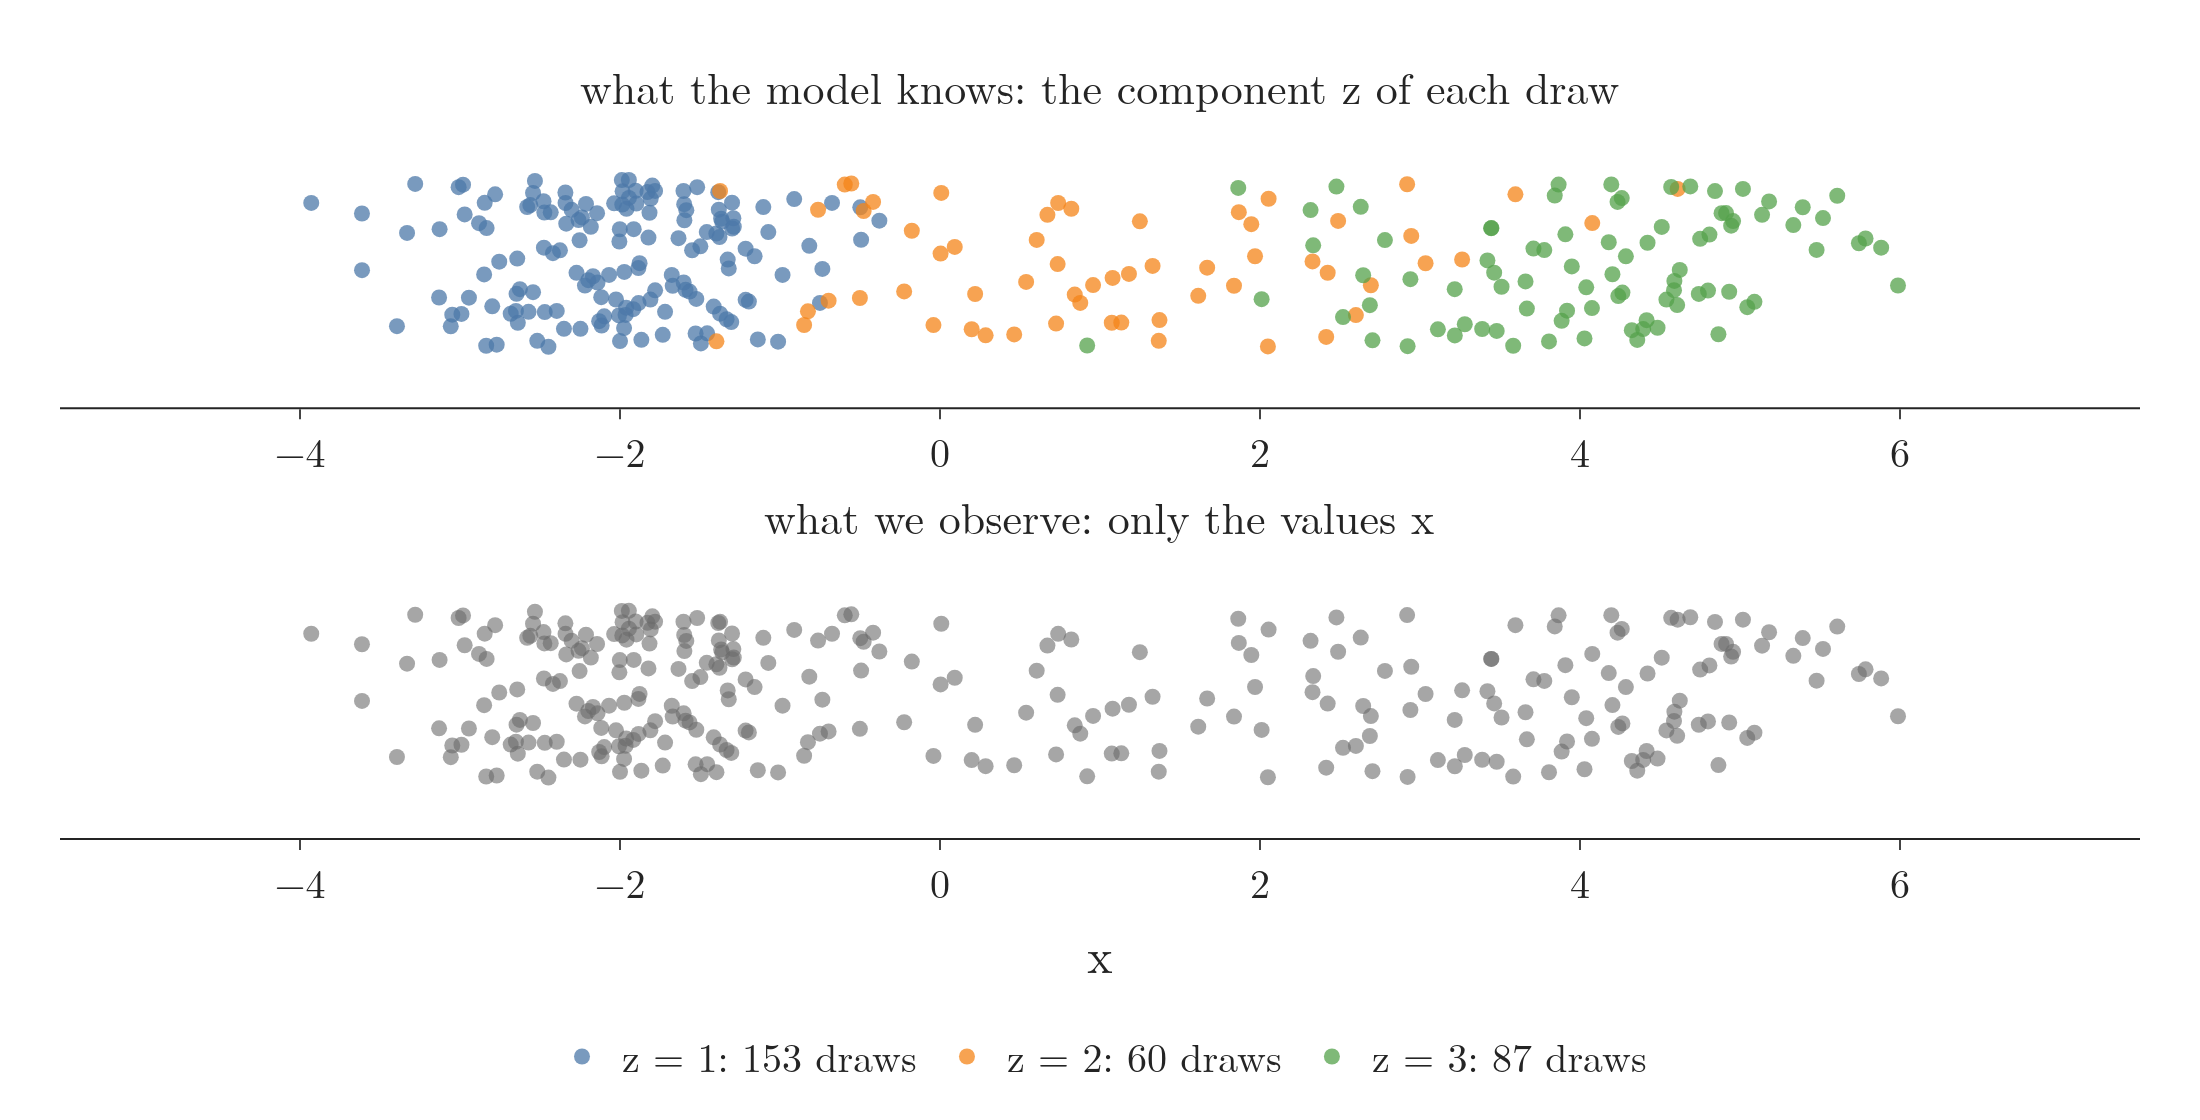

Source code (Python):
"""The latent variable, seen and unseen (Plotly): 300 draws from the mixture 0.5 N(-2, 0.5) + 0.2 N(1, 2) +
0.3 N(4, 1), made with the two-step recipe (seed 1). Top: each draw coloured by the component that produced it,
the hidden z. Bottom: the same draws as we actually observe them, all grey: z is lost."""
from pathlib import Path
import numpy as np
import plotly.graph_objects as go
from plotly.subplots import make_subplots
from common import COLS, FONT, GREY, sample

here = Path(__file__).parent
rng = np.random.default_rng(1)
z, x = sample(300, rng)
counts = np.bincount(z, minlength=3)
assert counts.sum() == 300
jit = rng.uniform(-0.35, 0.35, 300)
fig = make_subplots(2, 1, vertical_spacing=0.2, subplot_titles=["what the model knows: the component z of each draw",
                                                                "what we observe: only the values x"])
fig.update_annotations(font_size=22)
for k in range(3):
    m = z == k
    fig.add_trace(go.Scatter(x=x[m], y=jit[m], mode="markers", marker=dict(size=8, color=COLS[k], opacity=0.75),
                             name=f"z = {k + 1}: {counts[k]} draws"), 1, 1)
fig.add_trace(go.Scatter(x=x, y=jit, mode="markers", marker=dict(size=8, color=GREY, opacity=0.6), showlegend=False), 2, 1)
for r in (1, 2):
    fig.update_yaxes(visible=False, range=[-0.6, 0.6], row=r, col=1)
    fig.update_xaxes(title="x" if r == 2 else None, range=[-5.5, 7.5], row=r, col=1)
fig.update_layout(template="simple_white", width=1100, height=560, font=FONT,
                  legend=dict(orientation="h", x=0.5, xanchor="center", y=-0.25), margin=dict(l=30, r=30, t=60, b=110))
fig.write_image(here / "latent.png", scale=2)
